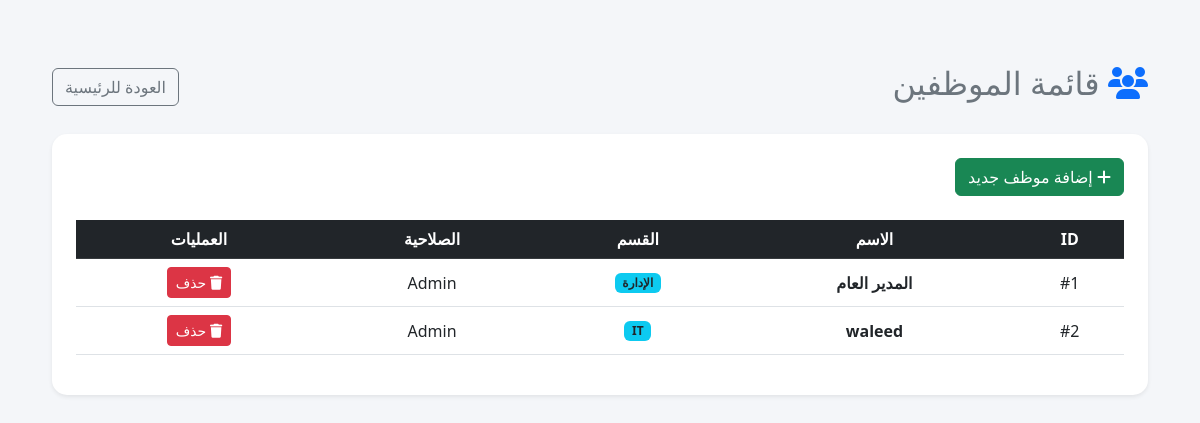
The page /employees (signed in) on the database as committed earlier.
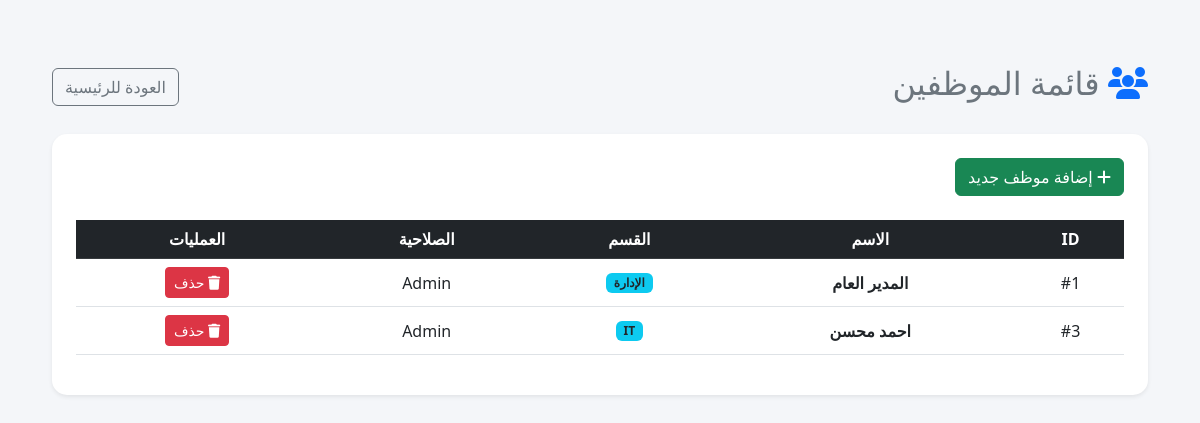
The same page on the database as committed later.
### models.py (models this page shows, shortened)
class TemplateAccessMixin:
    def __getitem__(self, key):
        value = getattr(self, key)
        if hasattr(value, "isoformat"):
            return value.isoformat()
        return value

class Employee(TemplateAccessMixin, db.Model):
    __tablename__ = "employees"
    id = db.Column(db.Integer, primary_key=True)
    name = db.Column(db.String(150), nullable=False)
    username = db.Column(db.String(80), unique=True, nullable=False, index=True)
    password = db.Column(db.String(255), nullable=False)
    dept = db.Column(db.String(100))
    role = db.Column(db.String(20), nullable=False, default="Employee")
    photo = db.Column(db.String(255))
    face_encoding = db.Column(db.Text)
    hourly_rate = db.Column(db.Float, nullable=False, default=0.0)
    created_at = db.Column(db.DateTime, nullable=False, default=datetime.utcnow)
    attendance_records = db.relationship(
        "Attendance",
        back_populates="employee",
        cascade="all, delete-orphan",
    )
    leave_requests = db.relationship(
        "LeaveRequest",
        back_populates="employee",
        cascade="all, delete-orphan",
    )
    payroll_history = db.relationship(
        "PayrollHistory",
        back_populates="employee",
        cascade="all, delete-orphan",
    )

### routes_admin.py (the view)
    @app.route('/employees')
    def employees():
        if session.get('role') != 'Admin': return redirect(url_for('login'))
        all_emp = Employee.query.order_by(Employee.id).all()
        return render_template('employees.html', employees=all_emp)

### templates/employees.html (shortened to what this page needs)
﻿<!DOCTYPE html>
<html lang="ar" dir="rtl">
<head>
    <link rel="stylesheet" href="https://cdn.jsdelivr.net/npm/bootstrap@5.3.0/dist/css/bootstrap.rtl.min.css">
    <link rel="stylesheet" href="https://cdnjs.cloudflare.com/ajax/libs/font-awesome/6.4.0/css/all.min.css">
</head>
<body>
    <div class="container">
        <div class="d-flex justify-content-between align-items-center mb-4">
            <h2 class="text-secondary"><i class="fa-solid fa-users text-primary"></i> قائمة الموظفين</h2>
            <a href="/dashboard" class="btn btn-outline-secondary">العودة للرئيسية</a>
        </div>
        <div class="card shadow-sm">
            <div class="card-body p-4">
                <div class="mb-4">
                    <a href="/add_employee" class="btn btn-success">
                        <i class="fa fa-plus"></i> إضافة موظف جديد
                    </a>
                </div>
                <table class="table table-hover text-center align-middle">
                    <thead class="table-dark">
                        <tr>
                            <th>ID</th>
                            <th>الاسم</th>
                            <th>القسم</th>
                            <th>الصلاحية</th>
                            <th>العمليات</th>
                        </tr>
                    </thead>
                    <tbody>
                        {% for emp in employees %}
                        <tr>
                            <td>#{{ emp.id }}</td>
                            <td class="fw-bold">{{ emp.name }}</td>
                            <td><span class="badge bg-info text-dark">{{ emp.dept }}</span></td>
                            <td>{{ emp.role }}</td>
                            <td>
                                <a href="/delete/{{ emp.id }}" class="btn btn-danger btn-sm"
                                   onclick="return confirm('هل أنت متأكد من حذف الموظف: {{ emp.name }}؟')">
                                    <i class="fa fa-trash"></i> حذف
                                </a>
                            </td>
                        </tr>
                        {% endfor %}
                    </tbody>
                </table>
            </div>
        </div>
    </div>
</body>
</html>

### templates/employees.html (style rules this page uses)
body { background-color: #f4f6f9; font-family: 'Segoe UI', sans-serif; padding: 40px; }
.card { border-radius: 15px; border: none; }

Rows that differ between the two databases and show on the page:
removed Employee: id "2", name "waleed", dept "IT", role "Admin"
added Employee: id "3", name "احمد محسن", dept "IT", role "Admin"
